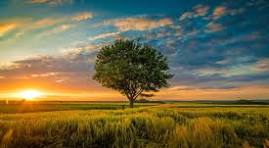
#> input picture nature.jpeg, 269 x 148 px
$ jupyter execute image_enhancement.ipynb
#> lines starting #> are read from the running program, lines starting #| are printed output that depends on the picture
[cell 1]
import cv2
import numpy as np
import matplotlib.pyplot as plt

[cell 2]
img = cv2.imread("nature.jpeg")
#> img is the input picture: shape (148, 269, 3); mean B, G, R 73.2, 104.6, 110.4

[cell 3]
gray=cv2.cvtColor(img,cv2.COLOR_BGR2GRAY)
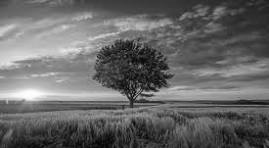
#> gray: shape (148, 269); min 1, max 255, mean 102.7
HistEq = cv2.equalizeHist(gray)
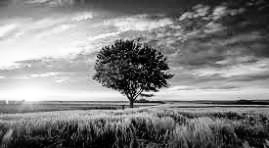
#> HistEq: shape (148, 269); min 0, max 255, mean 128.2
